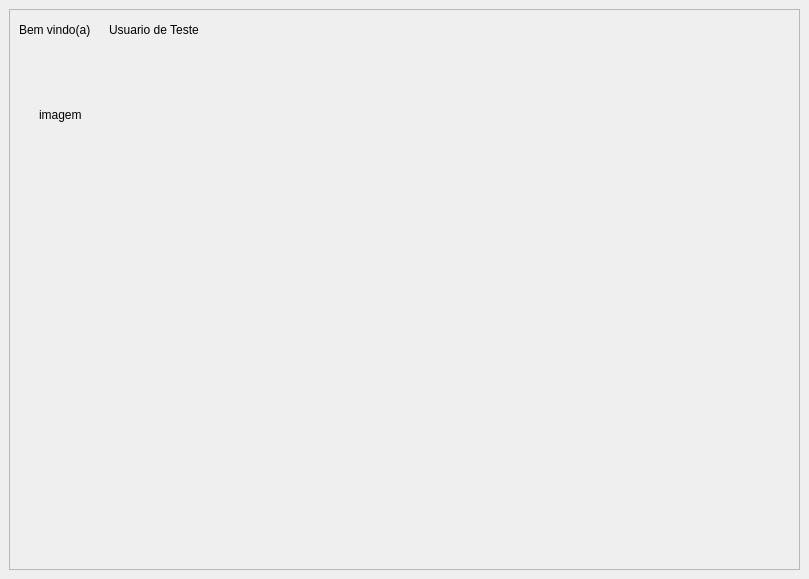
<?xml version="1.0" encoding="UTF-8"?>
<ui version="4.0">
 <class>PosAutenticarTelaPrincipal</class>
 <widget class="QDialog" name="PosAutenticarTelaPrincipal">
  <property name="geometry">
   <rect>
    <x>0</x>
    <y>0</y>
    <width>809</width>
    <height>579</height>
   </rect>
  </property>
  <property name="windowTitle">
   <string>Dialog</string>
  </property>
  <widget class="QFrame" name="frame">
   <property name="geometry">
    <rect>
     <x>9</x>
     <y>9</y>
     <width>791</width>
     <height>561</height>
    </rect>
   </property>
   <property name="frameShape">
    <enum>QFrame::StyledPanel</enum>
   </property>
   <property name="frameShadow">
    <enum>QFrame::Raised</enum>
   </property>
   <widget class="QLabel" name="label">
    <property name="geometry">
     <rect>
      <x>10</x>
      <y>10</y>
      <width>81</width>
      <height>21</height>
     </rect>
    </property>
    <property name="text">
     <string>Bem vindo(a)</string>
    </property>
   </widget>
   <widget class="QLabel" name="NomeUsuario">
    <property name="geometry">
     <rect>
      <x>100</x>
      <y>10</y>
      <width>111</width>
      <height>21</height>
     </rect>
    </property>
    <property name="text">
     <string>Usuario de Teste</string>
    </property>
   </widget>
   <widget class="QLabel" name="label_2">
    <property name="geometry">
     <rect>
      <x>30</x>
      <y>50</y>
      <width>91</width>
      <height>111</height>
     </rect>
    </property>
    <property name="text">
     <string>imagem</string>
    </property>
   </widget>
  </widget>
 </widget>
 <resources/>
 <connections/>
</ui>
